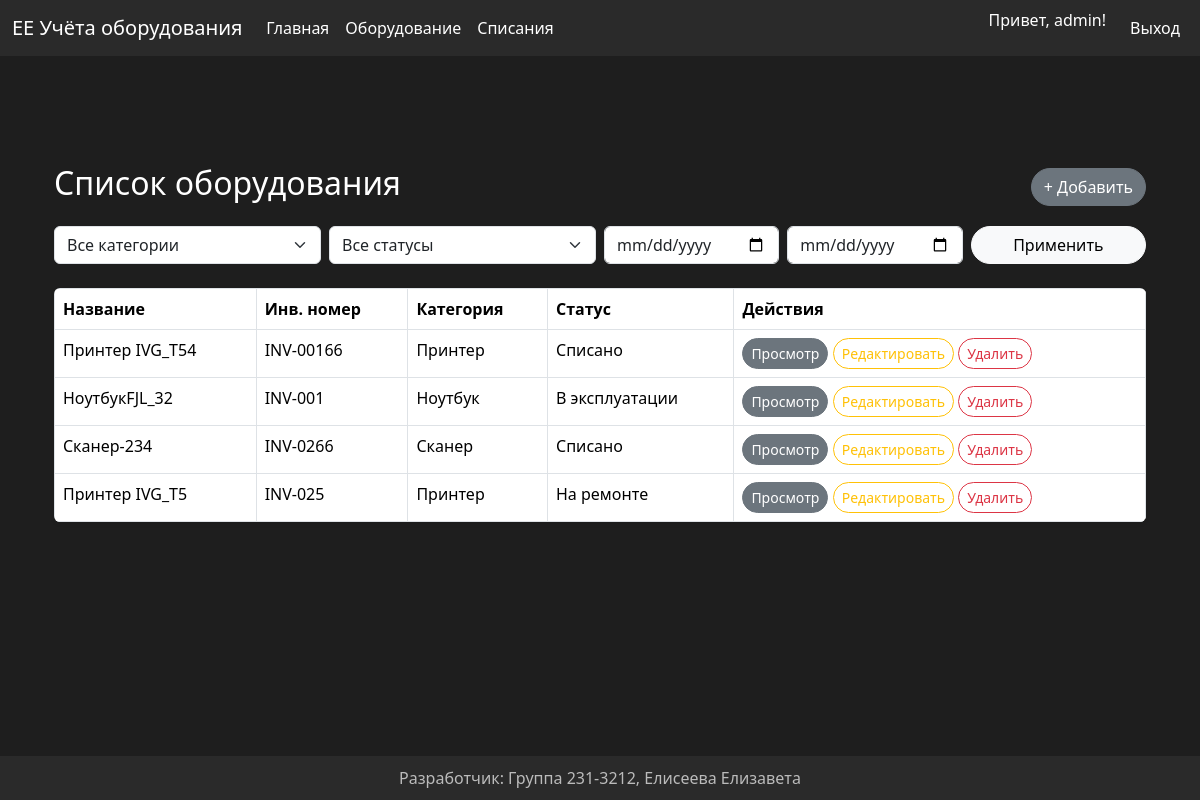
Screenshot of / (signed in) with the database file from the repository.
### app/models.py (models this page shows)
class User(UserMixin, db.Model):
    id = db.Column(db.Integer, primary_key=True)
    username = db.Column(db.String(100), unique=True, nullable=False)
    password = db.Column(db.String(128), nullable=False)
    role_id = db.Column(db.Integer, db.ForeignKey('role.id'))
    role = db.relationship('Role')

class Equipment(db.Model):
    id = db.Column(db.Integer, primary_key=True)
    name = db.Column(db.String(150), nullable=False)
    inventory_number = db.Column(db.String(100), nullable=False, unique=True)
    category_id = db.Column(db.Integer, db.ForeignKey('category.id'), nullable=False)
    purchase_date = db.Column(db.Date, nullable=False)
    cost = db.Column(db.Numeric(10, 2), nullable=False)
    status = db.Column(db.Enum(*STATUSES, name='status_enum'), nullable=False)
    note = db.Column(db.Text)
    category = db.relationship('Category', backref='equipments')
    photo = db.relationship('Photo', uselist=False, backref='equipment')
    persons = db.relationship('Person', secondary='equipment_person', backref='equipments')

class Category(db.Model):
    id = db.Column(db.Integer, primary_key=True)
    name = db.Column(db.String(100), nullable=False)
    description = db.Column(db.Text)

### app/routes/equipment_routes.py (the view)
@equipment_bp.route('/')
@login_required
def index():
    page = request.args.get('page', 1, type=int)
    category_id = request.args.get('category_id', type=int)
    status = request.args.get('status')
    date_from = request.args.get('date_from')
    date_to = request.args.get('date_to')
    query = Equipment.query
    if category_id:
        query = query.filter_by(category_id=category_id)
    if status:
        query = query.filter_by(status=status)
    if date_from:
        try:
            query = query.filter(Equipment.purchase_date >= datetime.strptime(date_from, '%Y-%m-%d').date())
        except: pass
    if date_to:
        try:
            query = query.filter(Equipment.purchase_date <= datetime.strptime(date_to, '%Y-%m-%d').date())
        except: pass
    equipment_list = query.order_by(Equipment.purchase_date.desc()).paginate(page=page, per_page=10)
    categories = Category.query.all()
    return render_template('equipment_list.html', equipment_list=equipment_list, categories=categories, int=int)

### app/routes/auth_routes.py (called while the page is built)
@login_manager.user_loader
def load_user(user_id):
    return User.query.get(int(user_id))

### app/templates/equipment_list.html (shortened to what this page needs)
{% extends "base.html" %}
{% block content %}
<div class="container mt-5">
    <div class="d-flex justify-content-between align-items-center mb-3">
        <h2>Список оборудования</h2>
        {% if current_user.role.name != 'user' %}
            <a href="{{ url_for('equipment.add_equipment') }}" class="btn btn-secondary btn-rounded">+ Добавить</a>
        {% endif %}
    </div>
    <form method="get" class="row g-2 mb-4">
        <div class="col-md-3">
            <select class="form-select" name="category_id">
                <option value="">Все категории</option>
            </select>
        </div>
        <div class="col-md-3">
            <select class="form-select" name="status">
                <option value="">Все статусы</option>
            </select>
        </div>
        <div class="col-md-2">
            <input type="date" class="form-control" name="date_from" value="{{ request.args.get('date_from', '') }}">
        </div>
        <div class="col-md-2">
            <input type="date" class="form-control" name="date_to" value="{{ request.args.get('date_to', '') }}">
        </div>
        <div class="col-md-2 text-end">
            <button type="submit" class="btn btn-light btn-rounded w-100">Применить</button>
        </div>
    </form>
    <table class="table table-hover table-bordered rounded shadow-sm overflow-hidden">
        <thead>
            <tr>
                <th>Название</th>
                <th>Инв. номер</th>
                <th>Категория</th>
                <th>Статус</th>
                <th>Действия</th>
            </tr>
        </thead>
        <tbody>
            {% for item in equipment_list %}
            <tr>
                <td>{{ item.name }}</td>
                <td>{{ item.inventory_number }}</td>
                <td>{{ item.category.name if item.category else '—' }}</td>
                <td>
                    {% if item.status == 'in_use' %} В эксплуатации
                    {% elif item.status == 'under_repair' %} На ремонте
                    {% elif item.status == 'written_off' %} Списано
                    {% else %} Неизвестно
                    {% endif %}
                </td>
                <td>
                    <a href="{{ url_for('equipment.view_equipment', id=item.id) }}" class="btn btn-secondary btn-sm btn-rounded">Просмотр</a>
                    {% if current_user.role.name == 'admin' %}
                        <a href="{{ url_for('equipment.edit_equipment', id=item.id) }}" class="btn btn-outline-warning btn-sm btn-rounded">Редактировать</a>
                    {% endif %}
                    {% if current_user.role.name == 'admin' %}
                    <button type="button" class="btn btn-outline-danger btn-sm btn-rounded" data-bs-toggle="modal" data-bs-target="#deleteModal{{ item.id }}">
                        Удалить
                    </button>
                    {% endif %}
                </td>
            </tr>
            {% else %}
            <tr>
                <td colspan="5" class="text-center text-muted">Нет записей</td>
            </tr>
            {% endfor %}
        </tbody>
    </table>
</div>
{% endblock %}

### app/templates/base.html (shortened to what this page needs)
<!DOCTYPE html>
<html lang="ru">
<head>
    <link href="https://cdn.jsdelivr.net/npm/bootstrap@5.3.3/dist/css/bootstrap.min.css" rel="stylesheet">
</head>
<body>
<nav class="navbar navbar-expand-lg">
    <div class="container-fluid">
        <a class="navbar-brand" href="{{ url_for('index') }}">ЕЕ Учёта оборудования</a>
        <div class="collapse navbar-collapse" id="navMenu">
            <ul class="navbar-nav me-auto mb-2 mb-lg-0">
                <li class="nav-item">
                    <a class="nav-link" href="{{ url_for('index') }}">Главная</a>
                </li>
                {% if current_user.is_authenticated %}
                    <li class="nav-item">
                        <a class="nav-link" href="{{ url_for('equipment.index') }}">Оборудование</a>
                    </li>
                    {% if current_user.role.name in ['admin', 'tech'] %}
                        <li class="nav-item">
                            <a class="nav-link" href="{{ url_for('equipment.writeoff_list') }}">Списания</a>
                        </li>
                    {% endif %}
                {% endif %}
            </ul>
            <ul class="navbar-nav">
                {% if current_user.is_authenticated %}
                    <li class="nav-item">
                        <span class="navbar-text me-3">Привет, {{ current_user.username }}!</span>
                    </li>
                    <li class="nav-item">
                        <a class="nav-link" href="{{ url_for('auth.logout') }}">Выход</a>
                    </li>
                {% else %}
                    <li class="nav-item">
                        <a class="nav-link" href="{{ url_for('auth.login') }}">Вход</a>
                    </li>
                {% endif %}
            </ul>
        </div>
    </div>
</nav>
<div class="container">
    {% block content %}{% endblock %}
</div>
<footer>
    Разработчик: Группа 231-3212, Елисеева Елизавета
</footer>
</body>
</html>

### app/templates/base.html (style rules this page uses)
body { background-color: #1e1e1e; color: #ffffff; font-family: 'Segoe UI', sans-serif; padding-bottom: 60px; }
.navbar { background-color: #2a2a2a; }
.navbar-brand, .nav-link, .navbar-text { color: #ffffff !important; }
.btn-rounded { border-radius: 50px; }
footer { background-color: #2a2a2a; color: #bbb; position: fixed; bottom: 0; width: 100%; padding: 10px 0; text-align: center; }
a { text-decoration: none; }
.container { padding-top: 30px; }

### rows the page displays
User: username "admin"
Equipment: name "Принтер IVG_T54", inventory_number "INV-00166", category "Принтер", status "Списано"
Equipment: name "НоутбукFJL_32", inventory_number "INV-001", category "Ноутбук", status "В эксплуатации"
Equipment: name "Сканер-234", inventory_number "INV-0266", category "Сканер", status "Списано"
Equipment: name "Принтер IVG_T5", inventory_number "INV-025", category "Принтер", status "На ремонте"
